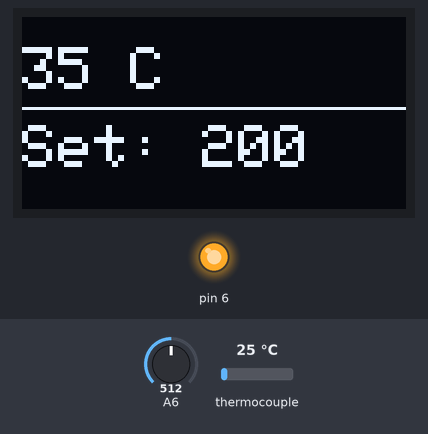
The sketch below on a simulated Arduino Nano, built with avr-gcc and run on an emulated ATmega328P. On the bench: 128×64 one-colour display, output pins drawn as LEDs (lit = HIGH). Dashed ring = blinking. Inputs (shaded band) come from the test bench; at power-on: thermocouple 25 °C, A6 = 512.

Above: at 3.2 s.
3.3 s: thermocouple set to 140 °C
At 3.63 s:
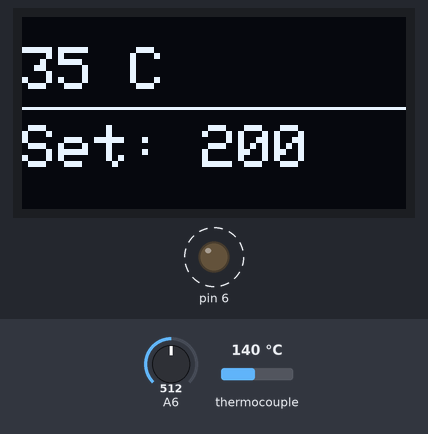
5.2 s: thermocouple set to 146 °C
At 6.7 s:
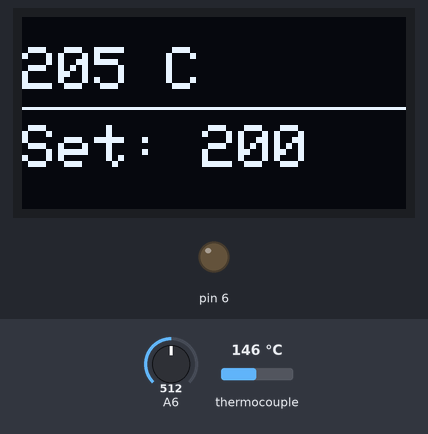
7.0 s: A6 set to 541
At 7.16 s:
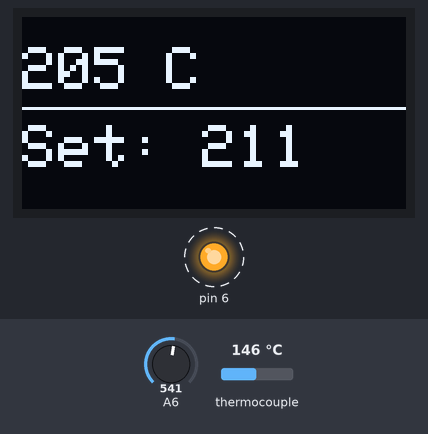
8.6 s: A6 set to 511
At 9.7 s:
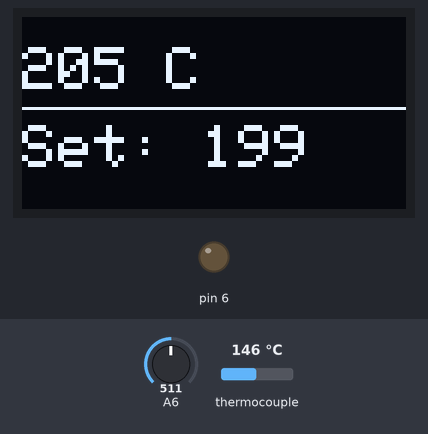
10.2 s: thermocouple set to 6 °C
At 10.7 s:
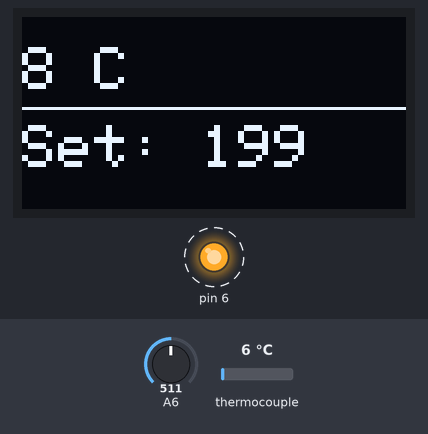
11.8 s: A6 set to 490
At 12.9 s:
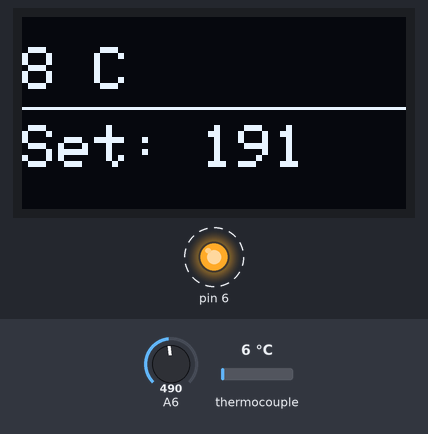
Timing chart, 0 to 15.0 s (numbered marks = the images above; inputs shaded):
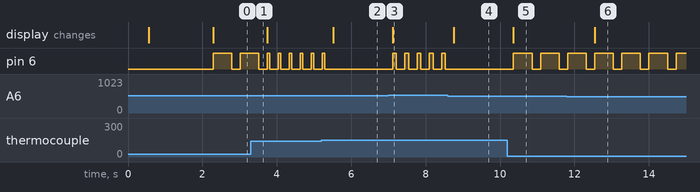

Measured:
- the behaviour switches between 142 and 143 °C on thermocouple (found by bisection; images 1 and 2)
- the behaviour switches between 526 and 527 on A6 (found by bisection; images 2 and 3)
- after the input at 3.3 s, pin 6: alternates HIGH for 0.07 s and LOW for 0.23 s, starting after 0.51 s
- after the input at 5.2 s, pin 6: goes on until 5.3 s, then stays LOW; the display: changes after 0.31 s (image 2)
- after the input at 7.0 s, pin 6: alternates HIGH for 0.10 s and LOW for 0.23 s, starting after 0.12 s; the display: changes after 0.12 s (image 3)
- after the input at 8.6 s, pin 6: stops changing and stays LOW; the display: changes after 0.16 s (image 4)
- after the input at 10.2 s, pin 6: alternates HIGH for 0.50 s and LOW for 0.23 s, starting after 0.16 s; the display: changes after 0.16 s (image 5)
- after the input at 11.8 s, the display: changes after 0.75 s (image 6)

The sketch:

code.ino
```cpp
#include <Wire.h>
#include <Adafruit_GFX.h>
#include <Adafruit_SSD1306.h>

#include <max6675.h>

int ktcSO = 8;
int ktcCS = 9;
int ktcCLK = 13;


int set;

MAX6675 thermocouple(ktcCLK, ktcCS, ktcSO);

#define SCREEN_WIDTH 128
#define SCREEN_HEIGHT 64
Adafruit_SSD1306 display(SCREEN_WIDTH, SCREEN_HEIGHT, &Wire, -1);

void setup() {
  if(!display.begin(SSD1306_SWITCHCAPVCC, 0x3C)) {
    for(;;);
  }
  delay(500);
  pinMode(6,OUTPUT);
  display.clearDisplay();
  display.setTextSize(1);
  display.setTextColor(WHITE);
  display.setCursor(0, 10);
  // Display static text
  display.println("DIY JBC MK.2 v1.1");
  display.display();
  delay(1500);
}

void dp(int cr, int se){
  display.clearDisplay();
  display.setTextSize(2);
  display.setTextColor(WHITE);
  display.setCursor(0, 10);
  // Display static text
  if(cr == 0){
    display.println("Insert tip");
  }
  else{
    display.println(String(cr)+" C");
  }
  display.drawLine(0, 30, 128, 30, WHITE);
  display.setCursor(0, 36);
  display.println("Set: "+String(se));
  display.display();
}

void loop() {


  digitalWrite(6,LOW);
  delay(200);
  int temp = thermocouple.readCelsius();
  temp = 1.406*temp;
  int pot = map(analogRead(A6) ,0 ,1023 ,0 ,400);
  dp(temp,pot);
  set = pot-temp;
  if(set < 0) {set = 0;}
  set =map(set, 0, 30, 0, 500);
  if(set> 500) {set = 500;}
  if(temp < pot) {digitalWrite(6,HIGH);}
  if(temp > pot) {digitalWrite(6,LOW);}
  delay(set);

}
```
